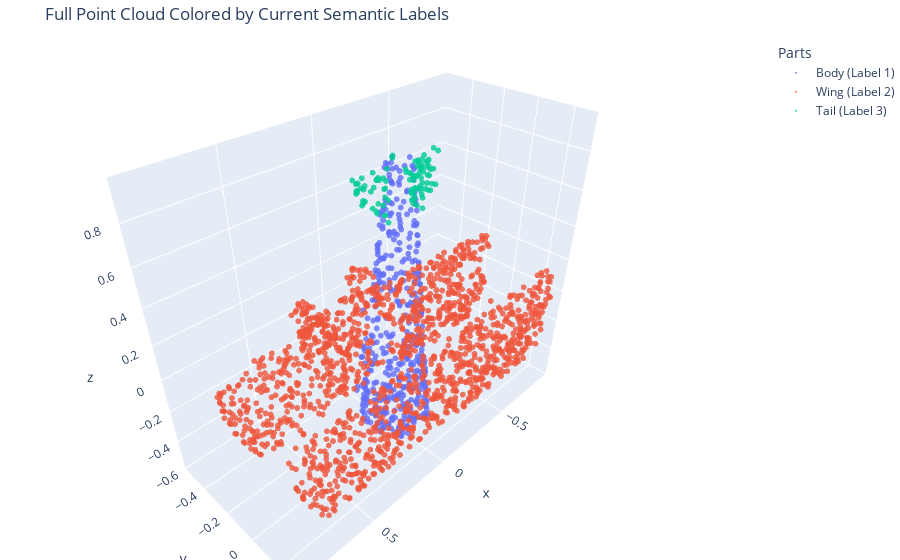

Notebook code for this chart:
### Code cell
import plotly.graph_objects as go

# Ensure part_labels and part_label_to_name are loaded from the previous cell.
if 'part_labels' in locals() and 'part_label_to_name' in locals():
    print("--- Visualizing Current Semantic Labeling ---")
    
    fig = go.Figure()
    
    # Add a separate trace for each part so we can have a legend.
    for label_id, name in part_label_to_name.items():
        # Find all points that have this label
        points_for_this_part = points_to_analyze[part_labels == label_id]
        
        if len(points_for_this_part) > 0:
            fig.add_trace(go.Scatter3d(
                x=points_for_this_part[:, 0], 
                y=points_for_this_part[:, 1], 
                z=points_for_this_part[:, 2],
                mode='markers',
                marker=dict(size=2, opacity=0.8),
                name=f"{name} (Label {label_id})" # This will appear in the legend
            ))

    fig.update_layout(
        title='Full Point Cloud Colored by Current Semantic Labels',
        legend_title_text='Parts',
        margin=dict(l=0, r=0, b=0, t=40)
    )
    fig.show()

else:
    print("Please run the semantic data loading cell successfully first.")
